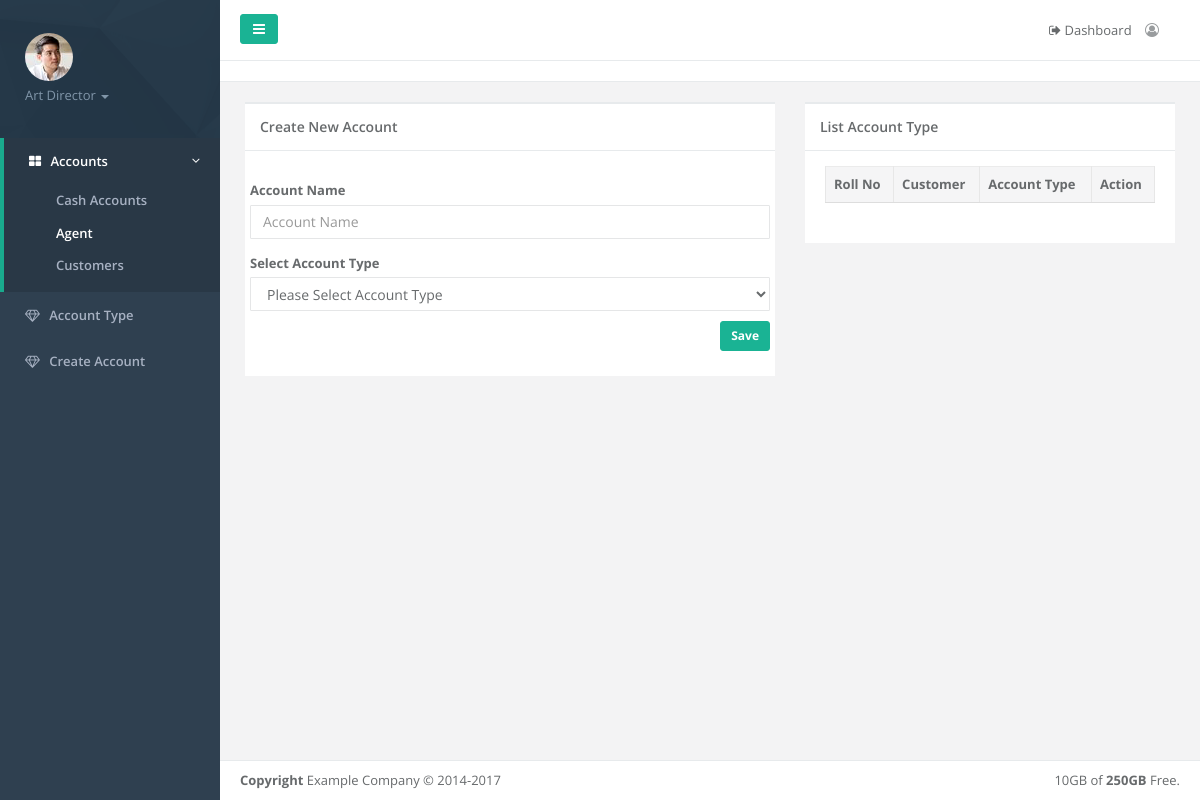
/index.php/account/create_account, run on an earlier commit of the app's database.
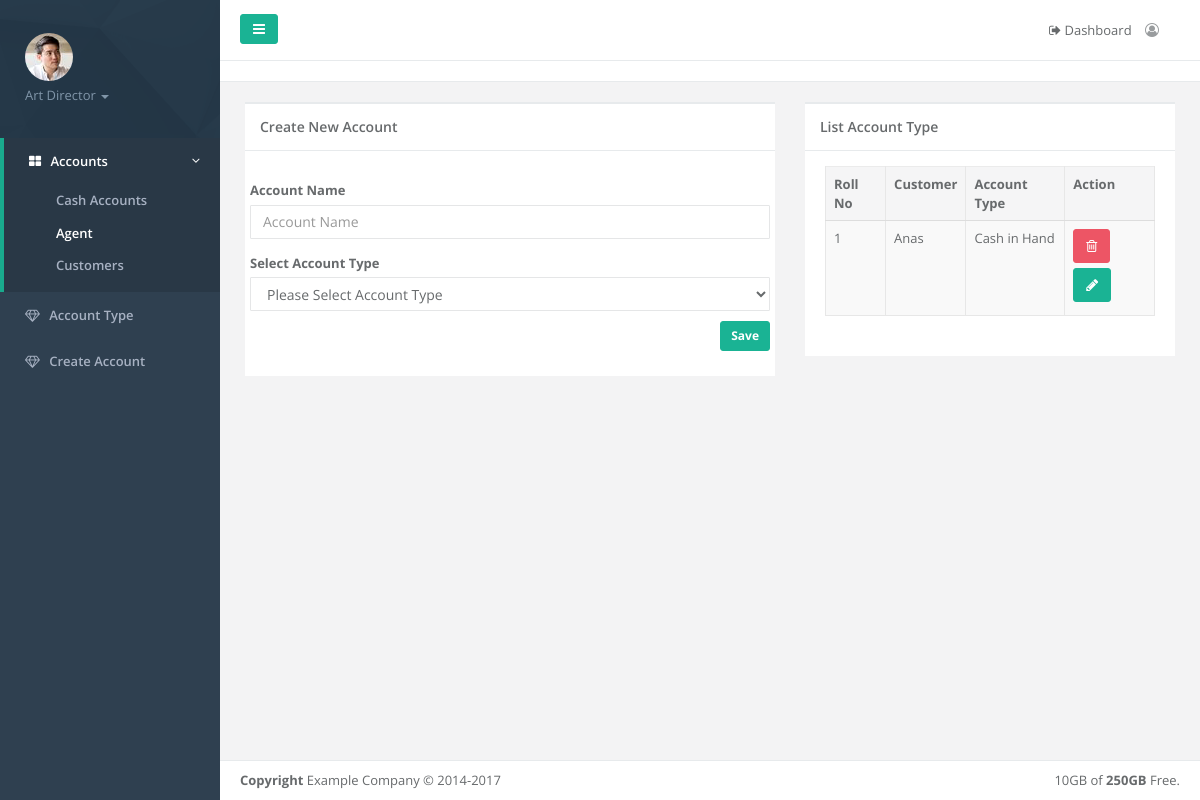
And on a later commit of the database.
### tables this page shows
CREATE TABLE `vikn_accounts` (
  `account_id` int(11) NOT NULL,
  `account_name` varchar(100) NOT NULL,
  `account_type` int(11) NOT NULL,
  `date` datetime NOT NULL
);

CREATE TABLE `vikn_account_type` (
  `account_type_id` int(11) NOT NULL,
  `account_type` varchar(100) NOT NULL,
  `date` datetime NOT NULL
);

### application/controllers/Account.php (called while the page is built, shortened)
<?php
class Account extends CI_Controller {
    function __construct() {
        $this->load->model('Account_model');
        $this->load->library('session');
        $this->load->library('pagination');
    }
    public function create_account()
    {
        $data['btn'] = "Save";
        $data['all_type_item'] = $this->Account_model->get_all_account_type();
        $data['all_item'] = $this->Account_model->get_all_accounts();
        $title['title'] = "Vikn Software | Account Creation";
        $this->load->view('static/head', $title);
        $this->load->view('static/menu');
        $this->load->view('account/account_creation', $data);
        $this->load->view('static/footer');
        $this->load->view('static/script');
    }
}

### index.php (called while the page is built, shortened)
<?php
require_once BASEPATH.'core/CodeIgniter.php';

### application/models/Account_model.php (called while the page is built, shortened)
<?php
class Account_model extends CI_Model {
    var $db;
    function __construct() {
        $this->db = $this->load->database('default', TRUE);
    }
    public function get_all_accounts() {
        $this->db->select('*');
        $this->db->from('vikn_accounts');
        $this->db->join('vikn_account_type', 'vikn_account_type.account_type_id = vikn_accounts.account_type');
        $query = $this->db->get();
        return $query->result();
    }
}

### application/views/account/account_creation.php (the view, shortened to what the changed rows need)
<div id="page-wrapper" class="gray-bg">
    <div class="wrapper wrapper-content animated fadeInRight">
        <div class="row">
            <div class="col-lg-5">
                <div class="ibox float-e-margins">
                    <div class="ibox-content">
                        <div class="table-responsive">
                            <table class="table table-striped table-bordered table-hover dataTables-example" >
                                <thead>
                                    <tr>
                                        <th>Roll No</th>
                                        <th>Customer</th>
                                        <th>Account Type</th>
                                        <th>Action</th>
                                    </tr>
                                </thead>
                                <tbody>
                                    <?php
                                    $count = 0;
                                    foreach ($all_item as $value) {
                                        $count++;
                                        $rowid = $value->account_id;
                                        $account_name = $value->account_name;
                                        $account_type = $value->account_type;
                                        ?>
                                        <tr <?php if ($count % 2 == 0) { ?> class="gradeC" <?php } else { ?>class="gradeA"<?php } ?> id="<?php echo $rowid; ?>" >
                                            <td><?php echo $count ?></td>
                                            <td><?php echo $account_name ?></td>
                                            <td class="center"><?php echo $account_type; ?></td>
                                            <td class="center">
                                                <a onclick="return confirm('Are You Sure Want To Delete...')" href="<?php echo base_url ?>create_account?delete=<?php echo $rowid ?>"
                                                   class="btn btn-danger"><i class="fa fa-trash-o"></i></a>
                                                <a href="<?php echo base_url ?>create_account?edit=<?php echo $rowid ?>"
                                                   class="btn btn-primary"><i class="fa fa-pencil"></i></a></td>
                                        </tr>
                                    <?php } ?>
                                </tbody>
                            </table>
                        </div>
                    </div>
                </div>
            </div>
        </div>
    </div>

What changed in the data, as far as the page shows it:
added vikn_accounts: account_name "Anas", vikn_account_type.account_type "Cash in Hand"
